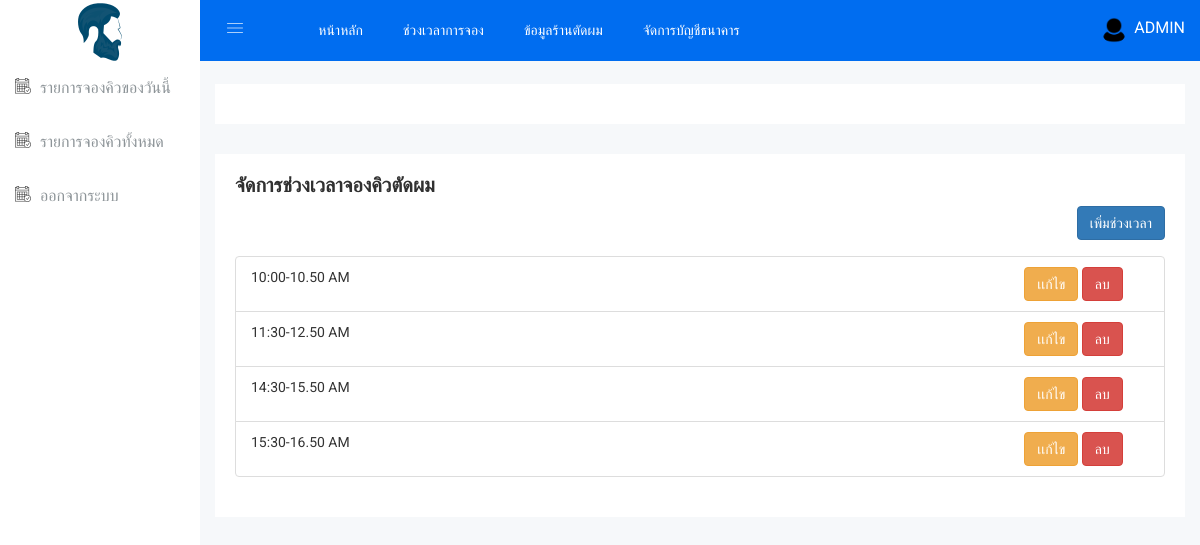
/admin_time_slot.php (signed in), run on an earlier commit of the app's database.
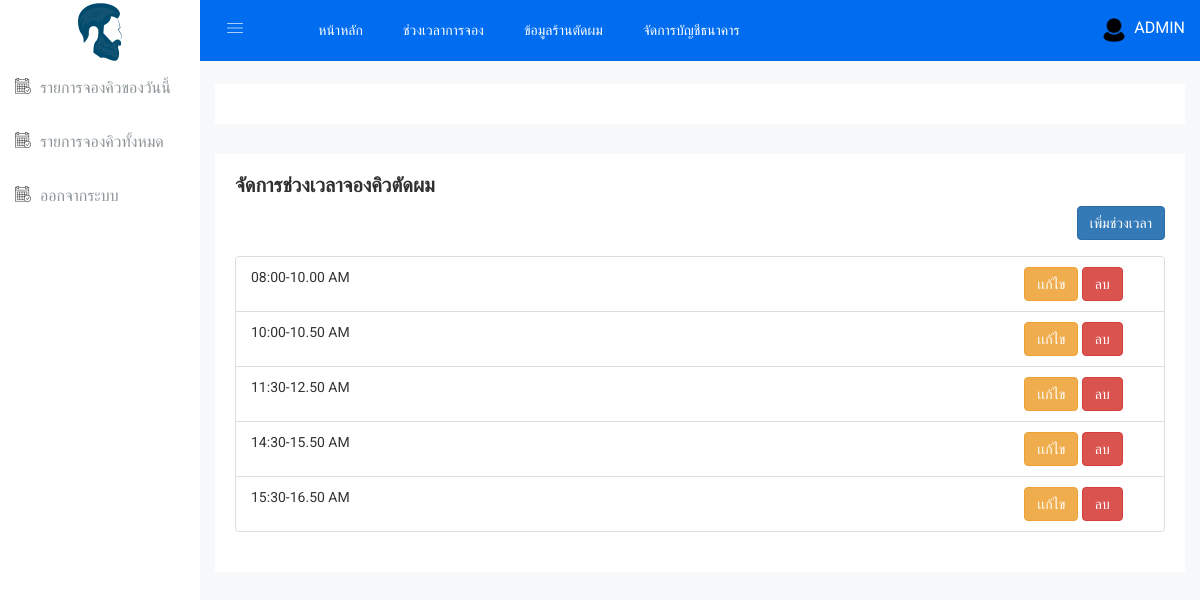
And on a later commit of the database.
### tables this page shows
CREATE TABLE `tb_time_slots` (
  `id` int NOT NULL,
  `time_slot_time` varchar(100) NOT NULL,
  `time_slot_status` tinyint(1) NOT NULL DEFAULT '1',
  `time_slot_description` varchar(100) NOT NULL
);

### www/admin_time_slot.php (the view, shortened to what the changed rows need)
<?php
include_once("./configs/connect_db.php");
$sqlTimeSlot="SELECT * FROM `tb_time_slots` ORDER BY `tb_time_slots`.`time_slot_time` ASC";
$queryTimeSlot=   mysqli_query($conn, $sqlTimeSlot);
?>
<!doctype html>
<html class="no-js" lang="en">
<head>
    <?php include_once("./head_fragment.php") ?>
    <link rel="stylesheet" href="css/alerts.css">
    <link rel="stylesheet" href="css/modals.css">
</head>
<body>
    <div class="all-content-wrapper">
        <div class="basic-form-area mg-b-15">
            <div class="container-fluid">
                <div class="row">
                    <div class="col-lg-12 col-md-12 col-sm-12 col-xs-12">
                        <div class="sparkline12-list mt-5">
                            <div class="sparkline12-hd">
                                <div class="row">
                                    <div class="col-md-12 bg-light text-left">
                                        <div class="main-sparkline12-hd">
                                            <h1>จัดการช่วงเวลาจองคิวตัดผม</h1>
                                        </div>
                                    </div>
                                </div>
                            </div>
                            <div class="sparkline12-graph">
                                <div class="basic-login-form-ad">
                                    <div class="row">
                                        <div class="col-lg-12 col-md-12 col-sm-12 col-xs-12">
                                            <div class="all-form-element-inner">
                                                <ul class="list-group mt-5">
                                                    <?php
                                                if (mysqli_num_rows($queryTimeSlot) > 0) {
                                                    while($rowTimeSlot = mysqli_fetch_assoc($queryTimeSlot)) {?>
                                                    <li
                                                        class="list-group-item d-flex justify-content-between align-items-center">
                                                        <div class="row justify-content-end">
                                                            <div class="col-md-10">
                                                                <?=$rowTimeSlot["time_slot_description"]?>
                                                            </div>
                                                            <div class="col-md-2">
                                                                <button type="button" class="btn btn-warning" title=""
                                                                    data-original-title="เเก้ไข" data-toggle="modal"
                                                                    data-target="#PrimaryModalftblack<?=$rowTimeSlot["id"]?>">เเก้ไข
                                                                </button>
                                                                <a data-toggle="tooltip" title=""
                                                                    href="admin_time_slot.php?deleteR=req&time_lot_id=<?=$rowTimeSlot["id"]?>"
                                                                    type="button" class="btn btn-danger"
                                                                    data-original-title="ลบ">ลบ
                                                                </a>
                                                            </div>
                                                        </div>
                                                    </li>
                                                    <?php     }
                                                }else{
                                                    echo "<h1>ไม่พบข้อมูล</h1>";
                                                }
                                                ?>
                                                </ul>
                                            </div>
                                        </div>
                                    </div>
                                </div>
                            </div>
                        </div>
                    </div>
                </div>
            </div>
        </div>
    </div>
</body>
</html>

What changed in the data, as far as the page shows it:
added tb_time_slots: time_slot_description "08:00-10.00 AM"
